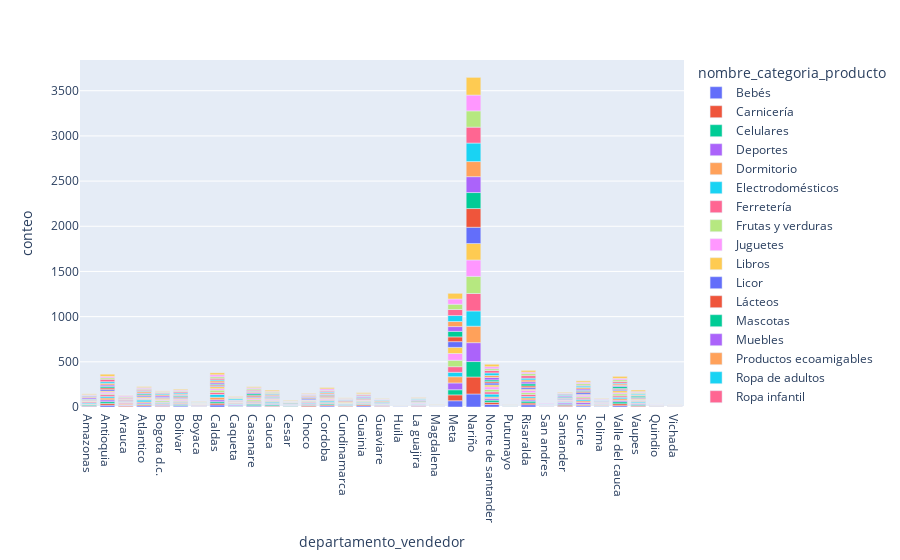

Here is the notebook cell this chart was saved with:
### Markdown cell above
## 4. Grafico de barras apiladas

### Code cell
#Arreglar los datos 
data_estado=data.groupby(["departamento_vendedor","nombre_categoria_producto"]).count()[["orden_id"]].reset_index()
#cambiar el nombre de las columnas
data_estado=data_estado.rename(columns={"orden_id":"conteo"})
fig3=px.bar(data_estado, x="departamento_vendedor", y="conteo", color="nombre_categoria_producto")
fig3.show()

### Figure 1 — Plotly figure (JSON) as saved in the notebook; plotly's stock layout.template omitted (floating-point values rounded to 4 significant figures)
{"data": [{"alignmentgroup": "True", "hovertemplate": "nombre_categoria_producto=Bebés <br>departamento_vendedor=%{x}<br>conteo=%{y}<extra></extra>", "legendgroup": "Bebés ", "marker": {"color": "#636efa", "pattern": {"shape": ""}}, "name": "Bebés ", "offsetgroup": "Bebés ", "orientation": "v", "showlegend": true, "textposition": "auto", "type": "bar", "x": ["Amazonas", "Antioquia", "Arauca", "Atlantico", "Bogota d.c.", "Bolivar", "Boyaca", "Caldas", "Caqueta", "Casanare", "Cauca", "Cesar", "Choco", "Cordoba", "Cundinamarca", "Guainia", "Guaviare", "Huila", "La guajira", "Magdalena", "Meta", "Nariño", "Norte de santander", "Putumayo", "Risaralda", "San andres", "Santander", "Sucre", "Tolima", "Valle del cauca", "Vaupes"], "xaxis": "x", "y": [8, 20, 3, 13, 7, 11, 1, 23, 7, 10, 6, 5, 4, 12, 4, 13, 6, 1, 7, 1, 69, 144, 28, 1, 25, 2, 6, 12, 6, 15, 5], "yaxis": "y"}, {"alignmentgroup": "True", "hovertemplate": "nombre_categoria_producto=Carnicería<br>departamento_vendedor=%{x}<br>conteo=%{y}<extra></extra>", "legendgroup": "Carnicería", "marker": {"color": "#EF553B", "pattern": {"shape": ""}}, "name": "Carnicería", "offsetgroup": "Carnicería", "orientation": "v", "showlegend": true, "textposition": "auto", "type": "bar", "x": ["Amazonas", "Antioquia", "Arauca", "Atlantico", "Bogota d.c.", "Bolivar", "Boyaca", "Caldas", "Caqueta", "Casanare", "Cauca", "Cesar", "Choco", "Cordoba", "Cundinamarca", "Guainia", "Guaviare", "La guajira", "Magdalena", "Meta", "Nariño", "Norte de santander", "Putumayo", "Quindio", "Risaralda", "San andres", "Santander", "Sucre", "Tolima", "Valle del cauca", "Vaupes", "Vichada"], "xaxis": "x", "y": [6, 19, 10, 12, 7, 6, 4, 19, 2, 5, 8, 4, 14, 11, 7, 13, 6, 6, 1, 65, 188, 24, 2, 5, 19, 1, 14, 10, 2, 21, 11, 1], "yaxis": "y"}, {"alignmentgroup": "True", "hovertemplate": "nombre_categoria_producto=Celulares<br>departamento_vendedor=%{x}<br>conteo=%{y}<extra></extra>", "legendgroup": "Celulares", "marker": {"color": "#00cc96", "pattern": {"shape": ""}}, "name": "Celulares", "offsetgroup": "Celulares", "orientation": "v", "showlegend": true, "textposition": "auto", "type": "bar", "x": ["Amazonas", "Antioquia", "Arauca", "Atlantico", "Bogota d.c.", "Bolivar", "Boyaca", "Caldas", "Caqueta", "Casanare", "Cauca", "Cesar", "Choco", "Cordoba", "Cundinamarca", "Guainia", "Guaviare", "Huila", "La guajira", "Meta", "Nariño", "Norte de santander", "Putumayo", "Risaralda", "San andres", "Santander", "Sucre", "Tolima", "Valle del cauca", "Vaupes", "Vichada"], "xaxis": "x", "y": [10, 20, 4, 8, 5, 12, 2, 17, 5, 16, 13, 5, 5, 11, 9, 7, 3, 1, 3, 57, 171, 24, 1, 21, 3, 10, 8, 2, 22, 12, 1], "yaxis": "y"}, {"alignmentgroup": "True", "hovertemplate": "nombre_categoria_producto=Deportes<br>departamento_vendedor=%{x}<br>conteo=%{y}<extra></extra>", "legendgroup": "Deportes", "marker": {"color": "#ab63fa", "pattern": {"shape": ""}}, "name": "Deportes", "offsetgroup": "Deportes", "orientation": "v", "showlegend": true, "textposition": "auto", "type": "bar", "x": ["Amazonas", "Antioquia", "Arauca", "Atlantico", "Bogota d.c.", "Bolivar", "Boyaca", "Caldas", "Caqueta", "Casanare", "Cauca", "Cesar", "Choco", "Cordoba", "Cundinamarca", "Guainia", "Guaviare", "La guajira", "Meta", "Nariño", "Norte de santander", "Risaralda", "San andres", "Santander", "Sucre", "Tolima", "Valle del cauca", "Vaupes", "Vichada"], "xaxis": "x", "y": [5, 20, 5, 12, 10, 8, 3, 21, 10, 7, 8, 2, 8, 7, 3, 7, 6, 5, 75, 209, 20, 14, 3, 14, 21, 7, 14, 12, 1], "yaxis": "y"}, {"alignmentgroup": "True", "hovertemplate": "nombre_categoria_producto=Dormitorio<br>departamento_vendedor=%{x}<br>conteo=%{y}<extra></extra>", "legendgroup": "Dormitorio", "marker": {"color": "#FFA15A", "pattern": {"shape": ""}}, "name": "Dormitorio", "offsetgroup": "Dormitorio", "orientation": "v", "showlegend": true, "textposition": "auto", "type": "bar", "x": ["Amazonas", "Antioquia", "Arauca", "Atlantico", "Bogota d.c.", "Bolivar", "Boyaca", "Caldas", "Caqueta", "Casanare", "Cauca", "Cesar", "Choco", "Cordoba", "Cundinamarca", "Guainia", "Guaviare", "La guajira", "Magdalena", "Meta", "Nariño", "Norte de santander", "Putumayo", "Quindio", "Risaralda", "San andres", "Santander", "Sucre", "Tolima", "Valle del cauca", "Vaupes", "Vichada"], "xaxis": "x", "y": [6, 21, 11, 12, 11, 9, 2, 28, 4, 7, 7, 2, 7, 11, 3, 7, 6, 8, 1, 69, 182, 14, 1, 2, 21, 2, 6, 17, 6, 19, 6, 1], "yaxis": "y"}, {"alignmentgroup": "True", "hovertemplate": "nombre_categoria_producto=Electrodomésticos<br>departamento_vendedor=%{x}<br>conteo=%{y}<extra></extra>", "legendgroup": "Electrodomésticos", "marker": {"color": "#19d3f3", "pattern": {"shape": ""}}, "name": "Electrodomésticos", "offsetgroup": "Electrodomésticos", "orientation": "v", "showlegend": true, "textposition": "auto", "type": "bar", "x": ["Amazonas", "Antioquia", "Arauca", "Atlantico", "Bogota d.c.", "Bolivar", "Boyaca", "Caldas", "Caqueta", "Casanare", "Cauca", "Cesar", "Choco", "Cordoba", "Cundinamarca", "Guainia", "Guaviare", "La guajira", "Magdalena", "Meta", "Nariño", "Norte de santander", "Putumayo", "Quindio", "Risaralda", "San andres", "Santander", "Sucre", "Tolima", "Valle del cauca", "Vaupes", "Vichada"], "xaxis": "x", "y": [10, 18, 3, 20, 10, 7, 5, 31, 6, 7, 12, 3, 9, 14, 6, 7, 1, 5, 2, 49, 169, 33, 3, 2, 17, 2, 7, 16, 7, 17, 11, 1], "yaxis": "y"}, {"alignmentgroup": "True", "hovertemplate": "nombre_categoria_producto=Ferretería<br>departamento_vendedor=%{x}<br>conteo=%{y}<extra></extra>", "legendgroup": "Ferretería", "marker": {"color": "#FF6692", "pattern": {"shape": ""}}, "name": "Ferretería", "offsetgroup": "Ferretería", "orientation": "v", "showlegend": true, "textposition": "auto", "type": "bar", "x": ["Amazonas", "Antioquia", "Arauca", "Atlantico", "Bogota d.c.", "Bolivar", "Boyaca", "Caldas", "Caqueta", "Casanare", "Cauca", "Cesar", "Choco", "Cordoba", "Cundinamarca", "Guainia", "Guaviare", "La guajira", "Magdalena", "Meta", "Nariño", "Norte de santander", "Putumayo", "Quindio", "Risaralda", "San andres", "Santander", "Sucre", "Tolima", "Valle del cauca", "Vaupes", "Vichada"], "xaxis": "x", "y": [11, 19, 9, 8, 6, 9, 6, 23, 8, 12, 8, 4, 8, 9, 7, 6, 2, 1, 1, 62, 193, 25, 2, 4, 22, 3, 8, 15, 2, 16, 7, 3], "yaxis": "y"}, {"alignmentgroup": "True", "hovertemplate": "nombre_categoria_producto=Frutas y verduras<br>departamento_vendedor=%{x}<br>conteo=%{y}<extra></extra>", "legendgroup": "Frutas y verduras", "marker": {"color": "#B6E880", "pattern": {"shape": ""}}, "name": "Frutas y verduras", "offsetgroup": "Frutas y verduras", "orientation": "v", "showlegend": true, "textposition": "auto", "type": "bar", "x": ["Amazonas", "Antioquia", "Arauca", "Atlantico", "Bogota d.c.", "Bolivar", "Boyaca", "Caldas", "Caqueta", "Casanare", "Cauca", "Cesar", "Choco", "Cordoba", "Cundinamarca", "Guainia", "Guaviare", "La guajira", "Magdalena", "Meta", "Nariño", "Norte de santander", "Putumayo", "Quindio", "Risaralda", "San andres", "Santander", "Sucre", "Tolima", "Valle del cauca", "Vaupes", "Vichada"], "xaxis": "x", "y": [7, 11, 8, 7, 15, 9, 2, 25, 6, 15, 10, 1, 10, 7, 5, 9, 7, 4, 2, 71, 189, 28, 2, 2, 20, 2, 4, 14, 8, 21, 10, 1], "yaxis": "y"}, {"alignmentgroup": "True", "hovertemplate": "nombre_categoria_producto=Juguetes<br>departamento_vendedor=%{x}<br>conteo=%{y}<extra></extra>", "legendgroup": "Juguetes", "marker": {"color": "#FF97FF", "pattern": {"shape": ""}}, "name": "Juguetes", "offsetgroup": "Juguetes", "orientation": "v", "showlegend": true, "textposition": "auto", "type": "bar", "x": ["Amazonas", "Antioquia", "Arauca", "Atlantico", "Bogota d.c.", "Bolivar", "Boyaca", "Caldas", "Caqueta", "Casanare", "Cauca", "Cesar", "Choco", "Cordoba", "Cundinamarca", "Guainia", "Guaviare", "La guajira", "Magdalena", "Meta", "Nariño", "Norte de santander", "Putumayo", "Quindio", "Risaralda", "San andres", "Santander", "Sucre", "Tolima", "Valle del cauca", "Vaupes", "Vichada"], "xaxis": "x", "y": [1, 17, 6, 8, 8, 13, 4, 16, 5, 12, 12, 3, 9, 12, 3, 7, 1, 8, 3, 75, 182, 27, 2, 2, 24, 6, 7, 17, 8, 13, 7, 1], "yaxis": "y"}, {"alignmentgroup": "True", "hovertemplate": "nombre_categoria_producto=Libros<br>departamento_vendedor=%{x}<br>conteo=%{y}<extra></extra>", "legendgroup": "Libros", "marker": {"color": "#FECB52", "pattern": {"shape": ""}}, "name": "Libros", "offsetgroup": "Libros", "orientation": "v", "showlegend": true, "textposition": "auto", "type": "bar", "x": ["Amazonas", "Antioquia", "Arauca", "Atlantico", "Bogota d.c.", "Bolivar", "Boyaca", "Caldas", "Caqueta", "Casanare", "Cauca", "Cesar", "Choco", "Cordoba", "Cundinamarca", "Guainia", "Guaviare", "La guajira", "Magdalena", "Meta", "Nariño", "Norte de santander", "Quindio", "Risaralda", "San andres", "Santander", "Sucre", "Tolima", "Valle del cauca", "Vaupes", "Vichada"], "xaxis": "x", "y": [8, 12, 5, 12, 10, 10, 4, 22, 3, 13, 9, 3, 4, 14, 9, 5, 1, 7, 2, 68, 182, 21, 2, 14, 1, 8, 10, 6, 23, 9, 2], "yaxis": "y"}, {"alignmentgroup": "True", "hovertemplate": "nombre_categoria_producto=Licor<br>departamento_vendedor=%{x}<br>conteo=%{y}<extra></extra>", "legendgroup": "Licor", "marker": {"color": "#636efa", "pattern": {"shape": ""}}, "name": "Licor", "offsetgroup": "Licor", "orientation": "v", "showlegend": true, "textposition": "auto", "type": "bar", "x": ["Amazonas", "Antioquia", "Arauca", "Atlantico", "Bogota d.c.", "Bolivar", "Boyaca", "Caldas", "Caqueta", "Casanare", "Cauca", "Cesar", "Choco", "Cordoba", "Cundinamarca", "Guainia", "Guaviare", "Huila", "La guajira", "Magdalena", "Meta", "Nariño", "Norte de santander", "Putumayo", "Quindio", "Risaralda", "San andres", "Santander", "Sucre", "Tolima", "Valle del cauca", "Vaupes", "Vichada"], "xaxis": "x", "y": [4, 16, 9, 13, 4, 10, 3, 9, 5, 10, 6, 6, 11, 8, 4, 4, 6, 2, 3, 1, 63, 180, 22, 1, 1, 18, 1, 10, 19, 3, 14, 7, 2], "yaxis": "y"}, {"alignmentgroup": "True", "hovertemplate": "nombre_categoria_producto=Lácteos<br>departamento_vendedor=%{x}<br>conteo=%{y}<extra></extra>", "legendgroup": "Lácteos", "marker": {"color": "#EF553B", "pattern": {"shape": ""}}, "name": "Lácteos", "offsetgroup": "Lácteos", "orientation": "v", "showlegend": true, "textposition": "auto", "type": "bar", "x": ["Amazonas", "Antioquia", "Arauca", "Atlantico", "Bogota d.c.", "Bolivar", "Boyaca", "Caldas", "Caqueta", "Casanare", "Cauca", "Cesar", "Choco", "Cordoba", "Cundinamarca", "Guainia", "Guaviare", "Huila", "La guajira", "Magdalena", "Meta", "Nariño", "Norte de santander", "Quindio", "Risaralda", "San andres", "Santander", "Sucre", "Tolima", "Valle del cauca", "Vaupes"], "xaxis": "x", "y": [7, 18, 7, 9, 7, 11, 4, 11, 6, 16, 7, 4, 9, 13, 8, 10, 5, 3, 7, 1, 53, 207, 15, 2, 18, 1, 5, 14, 5, 10, 8], "yaxis": "y"}, {"alignmentgroup": "True", "hovertemplate": "nombre_categoria_producto=Mascotas<br>departamento_vendedor=%{x}<br>conteo=%{y}<extra></extra>", "legendgroup": "Mascotas", "marker": {"color": "#00cc96", "pattern": {"shape": ""}}, "name": "Mascotas", "offsetgroup": "Mascotas", "orientation": "v", "showlegend": true, "textposition": "auto", "type": "bar", "x": ["Amazonas", "Antioquia", "Arauca", "Atlantico", "Bogota d.c.", "Bolivar", "Boyaca", "Caldas", "Caqueta", "Casanare", "Cauca", "Cesar", "Choco", "Cordoba", "Cundinamarca", "Guainia", "Guaviare", "Huila", "La guajira", "Magdalena", "Meta", "Nariño", "Norte de santander", "Risaralda", "San andres", "Santander", "Sucre", "Tolima", "Valle del cauca", "Vaupes", "Vichada"], "xaxis": "x", "y": [5, 18, 4, 13, 7, 12, 1, 9, 2, 17, 7, 8, 7, 8, 7, 7, 7, 1, 7, 2, 61, 177, 19, 24, 4, 10, 11, 3, 21, 16, 1], "yaxis": "y"}, {"alignmentgroup": "True", "hovertemplate": "nombre_categoria_producto=Muebles<br>departamento_vendedor=%{x}<br>conteo=%{y}<extra></extra>", "legendgroup": "Muebles", "marker": {"color": "#ab63fa", "pattern": {"shape": ""}}, "name": "Muebles", "offsetgroup": "Muebles", "orientation": "v", "showlegend": true, "textposition": "auto", "type": "bar", "x": ["Amazonas", "Antioquia", "Arauca", "Atlantico", "Bogota d.c.", "Bolivar", "Boyaca", "Caldas", "Caqueta", "Casanare", "Cauca", "Cesar", "Choco", "Cordoba", "Cundinamarca", "Guainia", "Guaviare", "Huila", "La guajira", "Meta", "Nariño", "Norte de santander", "Putumayo", "Quindio", "Risaralda", "San andres", "Santander", "Sucre", "Tolima", "Valle del cauca", "Vaupes", "Vichada"], "xaxis": "x", "y": [14, 15, 1, 9, 16, 8, 1, 15, 6, 13, 8, 1, 9, 7, 3, 10, 3, 3, 6, 53, 176, 27, 3, 3, 22, 1, 12, 16, 6, 12, 5, 2], "yaxis": "y"}, {"alignmentgroup": "True", "hovertemplate": "nombre_categoria_producto=Productos ecoamigables<br>departamento_vendedor=%{x}<br>conteo=%{y}<extra></extra>", "legendgroup": "Productos ecoamigables", "marker": {"color": "#FFA15A", "pattern": {"shape": ""}}, "name": "Productos ecoamigables", "offsetgroup": "Productos ecoamigables", "orientation": "v", "showlegend": true, "textposition": "auto", "type": "bar", "x": ["Amazonas", "Antioquia", "Arauca", "Atlantico", "Bogota d.c.", "Bolivar", "Boyaca", "Caldas", "Caqueta", "Casanare", "Cauca", "Cesar", "Choco", "Cordoba", "Cundinamarca", "Guainia", "Guaviare", "Huila", "La guajira", "Magdalena", "Meta", "Nariño", "Norte de santander", "Putumayo", "Quindio", "Risaralda", "Santander", "Sucre", "Tolima", "Valle del cauca", "Vaupes", "Vichada"], "xaxis": "x", "y": [9, 18, 6, 17, 13, 10, 2, 20, 2, 14, 11, 4, 9, 13, 4, 5, 10, 2, 6, 1, 56, 167, 22, 2, 1, 21, 7, 17, 3, 17, 8, 4], "yaxis": "y"}, {"alignmentgroup": "True", "hovertemplate": "nombre_categoria_producto=Ropa de adultos<br>departamento_vendedor=%{x}<br>conteo=%{y}<extra></extra>", "legendgroup": "Ropa de adultos", "marker": {"color": "#19d3f3", "pattern": {"shape": ""}}, "name": "Ropa de adultos", "offsetgroup": "Ropa de adultos", "orientation": "v", "showlegend": true, "textposition": "auto", "type": "bar", "x": ["Amazonas", "Antioquia", "Arauca", "Atlantico", "Bogota d.c.", "Bolivar", "Boyaca", "Caldas", "Caqueta", "Casanare", "Cauca", "Cesar", "Choco", "Cordoba", "Cundinamarca", "Guainia", "Guaviare", "La guajira", "Meta", "Nariño", "Norte de santander", "Quindio", "Risaralda", "San andres", "Santander", "Sucre", "Tolima", "Valle del cauca", "Vaupes"], "xaxis": "x", "y": [8, 18, 3, 9, 13, 12, 4, 12, 14, 6, 10, 2, 6, 10, 3, 6, 7, 7, 66, 205, 28, 1, 19, 2, 12, 15, 3, 10, 10], "yaxis": "y"}, {"alignmentgroup": "True", "hovertemplate": "nombre_categoria_producto=Ropa infantil<br>departamento_vendedor=%{x}<br>conteo=%{y}<extra></extra>", "legendgroup": "Ropa infantil", "marker": {"color": "#FF6692", "pattern": {"shape": ""}}, "name": "Ropa infantil", "offsetgroup": "Ropa infantil", "orientation": "v", "showlegend": true, "textposition": "auto", "type": "bar", "x": ["Amazonas", "Antioquia", "Arauca", "Atlantico", "Bogota d.c.", "Bolivar", "Boyaca", "Caldas", "Caqueta", "Casanare", "Cauca", "Cesar", "Choco", "Cordoba", "Cundinamarca", "Guainia", "Guaviare", "Huila", "La guajira", "Magdalena", "Meta", "Nariño", "Norte de santander", "Putumayo", "Quindio", "Risaralda", "San andres", "Santander", "Sucre", "Tolima", "Valle del cauca", "Vaupes"], "xaxis": "x", "y": [8, 27, 11, 13, 10, 13, 3, 17, 2, 10, 8, 3, 4, 10, 3, 10, 4, 2, 6, 3, 67, 176, 27, 1, 2, 28, 1, 9, 9, 3, 17, 5], "yaxis": "y"}, {"alignmentgroup": "True", "hovertemplate": "nombre_categoria_producto=Salud<br>departamento_vendedor=%{x}<br>conteo=%{y}<extra></extra>", "legendgroup": "Salud", "marker": {"color": "#B6E880", "pattern": {"shape": ""}}, "name": "Salud", "offsetgroup": "Salud", "orientation": "v", "showlegend": true, "textposition": "auto", "type": "bar", "x": ["Amazonas", "Antioquia", "Arauca", "Atlantico", "Bogota d.c.", "Bolivar", "Boyaca", "Caldas", "Caqueta", "Casanare", "Cauca", "Cesar", "Choco", "Cordoba", "Cundinamarca", "Guainia", "Guaviare", "La guajira", "Magdalena", "Meta", "Nariño", "Norte de santander", "Putumayo", "Quindio", "Risaralda", "San andres", "Santander", "Sucre", "Tolima", "Valle del cauca", "Vaupes"], "xaxis": "x", "y": [3, 16, 10, 9, 7, 8, 5, 17, 9, 13, 14, 4, 7, 8, 4, 9, 2, 4, 1, 58, 180, 19, 2, 2, 22, 1, 4, 18, 4, 19, 12], "yaxis": "y"}, {"alignmentgroup": "True", "hovertemplate": "nombre_categoria_producto=Tarjetas regalo<br>departamento_vendedor=%{x}<br>conteo=%{y}<extra></extra>", "legendgroup": "Tarjetas regalo", "marker": {"color": "#FF97FF", "pattern": {"shape": ""}}, "name": "Tarjetas regalo", "offsetgroup": "Tarjetas regalo", "orientation": "v", "showlegend": true, "textposition": "auto", "type": "bar", "x": ["Amazonas", "Antioquia", "Arauca", "Atlantico", "Bogota d.c.", "Bolivar", "Boyaca", "Caldas", "Caqueta", "Casanare", "Cauca", "Cesar", "Choco", "Cordoba", "Cundinamarca", "Guainia", "Guaviare", "La guajira", "Magdalena", "Meta", "Nariño", "Norte de santander", "Putumayo", "Quindio", "Risaralda", "San andres", "Santander", "Sucre", "Tolima", "Valle del cauca", "Vaupes", "Vichada"], "xaxis": "x", "y": [7, 16, 13, 11, 6, 9, 2, 22, 7, 11, 9, 2, 7, 16, 5, 5, 5, 5, 2, 58, 175, 23, 3, 2, 17, 5, 6, 15, 6, 16, 10, 1], "yaxis": "y"}, {"alignmentgroup": "True", "hovertemplate": "nombre_categoria_producto=Tecnología<br>departamento_vendedor=%{x}<br>conteo=%{y}<extra></extra>", "legendgroup": "Tecnología", "marker": {"color": "#FECB52", "pattern": {"shape": ""}}, "name": "Tecnología", "offsetgroup": "Tecnología", "orientation": "v", "showlegend": true, "textposition": "auto", "type": "bar", "x": ["Amazonas", "Antioquia", "Arauca", "Atlantico", "Bogota d.c.", "Bolivar", "Boyaca", "Caldas", "Caqueta", "Casanare", "Cauca", "Cesar", "Choco", "Cordoba", "Cundinamarca", "Guainia", "Guaviare", "Huila", "La guajira", "Magdalena", "Meta", "Nariño", "Norte de santander", "Putumayo", "Quindio", "Risaralda", "Santander", "Sucre", "Tolima", "Valle del cauca", "Vaupes", "Vichada"], "xaxis": "x", "y": [8, 24, 3, 10, 6, 9, 4, 21, 7, 10, 13, 6, 6, 14, 4, 11, 4, 1, 5, 3, 63, 196, 27, 2, 1, 19, 7, 15, 5, 22, 16, 1], "yaxis": "y"}], "layout": {"barmode": "relative", "legend": {"title": {"text": "nombre_categoria_producto"}, "tracegroupgap": 0}, "margin": {"t": 60}, "xaxis": {"anchor": "y", "domain": [0, 1], "title": {"text": "departamento_vendedor"}}, "yaxis": {"anchor": "x", "domain": [0, 1], "title": {"text": "conteo"}}}}
